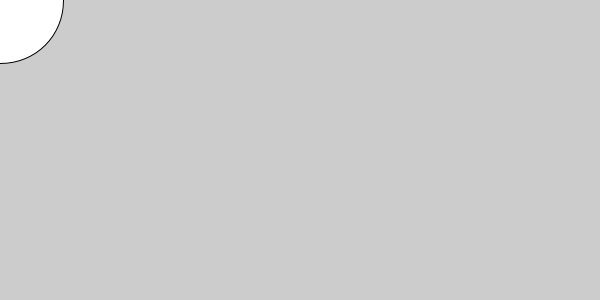
Frame 1 (no input)
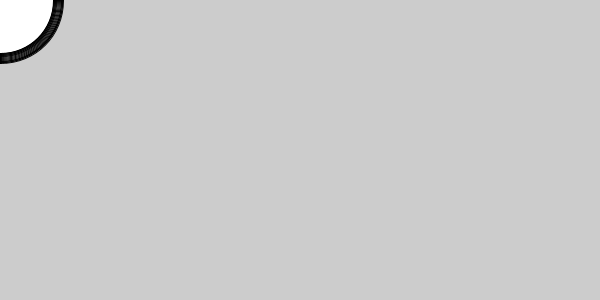
Frame 60 (the mouse pressed at the canvas centre just before this capture)
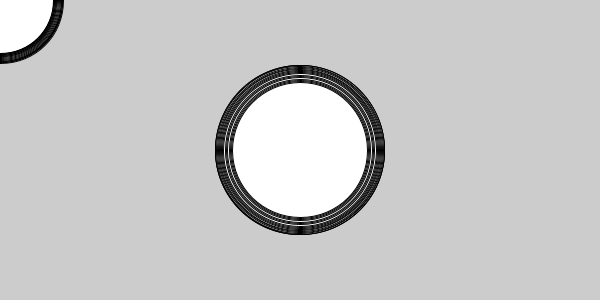
Frame 120 (the mouse held since frame 60 and released just before this capture)

The Processing sketch that drew these frames (run headless with seeded random() and noise(); from frame 60 on, the mouse is pressed at the canvas centre):

// Processing sketch: NoiseBrush
// ── NoiseBrush.pde


void setup(){
  size(600, 300);
  
}

void draw(){
  //background(0);
  
  float time = millis() / 1000.0;
  
  float d3 = map(noise(time), 0, 1, 50, 200);
  
  ellipse(mouseX, mouseY, d3, d3);
  
}
